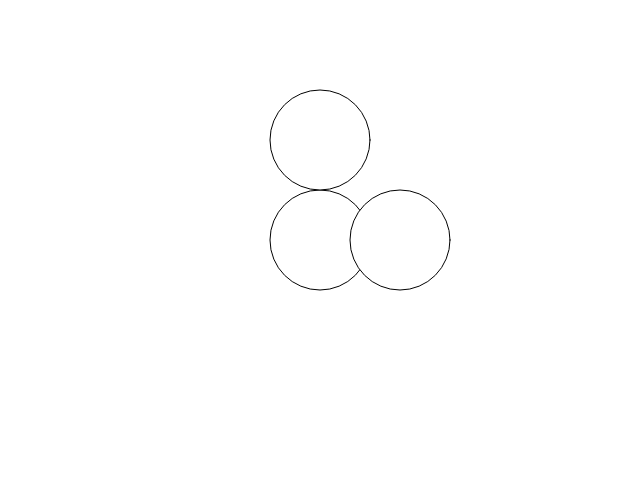
Frame 1 (no input)
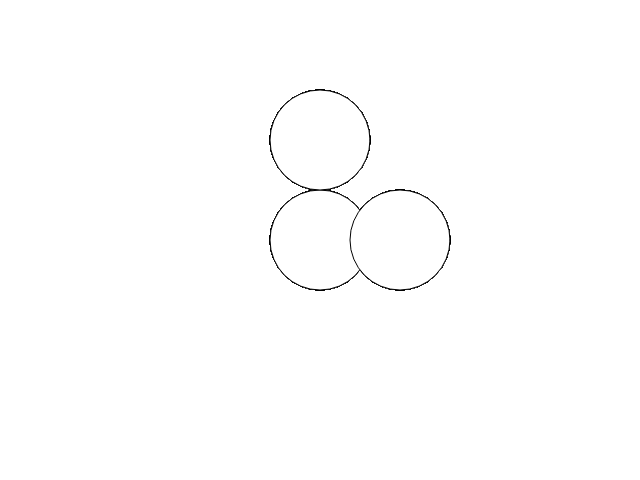
Frame 60 (no input)
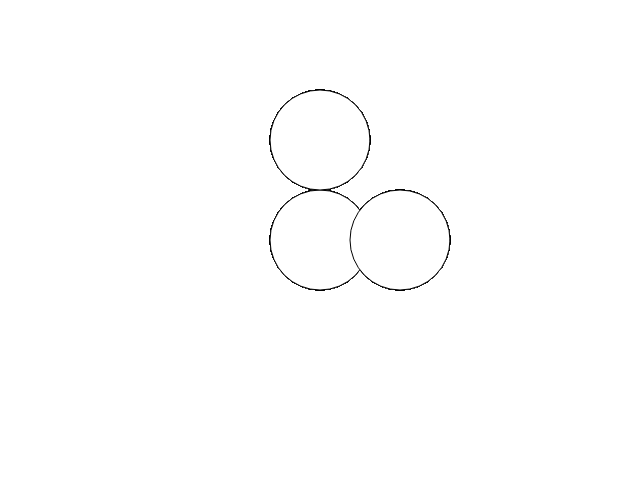
Frame 120 (the mouse pressed at the canvas centre since frame 60)

The p5.js sketch that drew these frames (run headless with seeded random() and noise() and a simulated clock; from frame 60 on, the mouse is pressed at the canvas centre):

// p5.js sketch
// ── sketch.js
// 函数setup() ：准备阶段
function setup() {
	createCanvas(640,480);
}

// 函数draw()：作画阶段
function draw() {
	fill(255);// 填充白色
	ellipse(320,240,100,100); // 画圆形	
	ellipse(400,240,100,100);
	ellipse(320,140,100,100);
	
}
